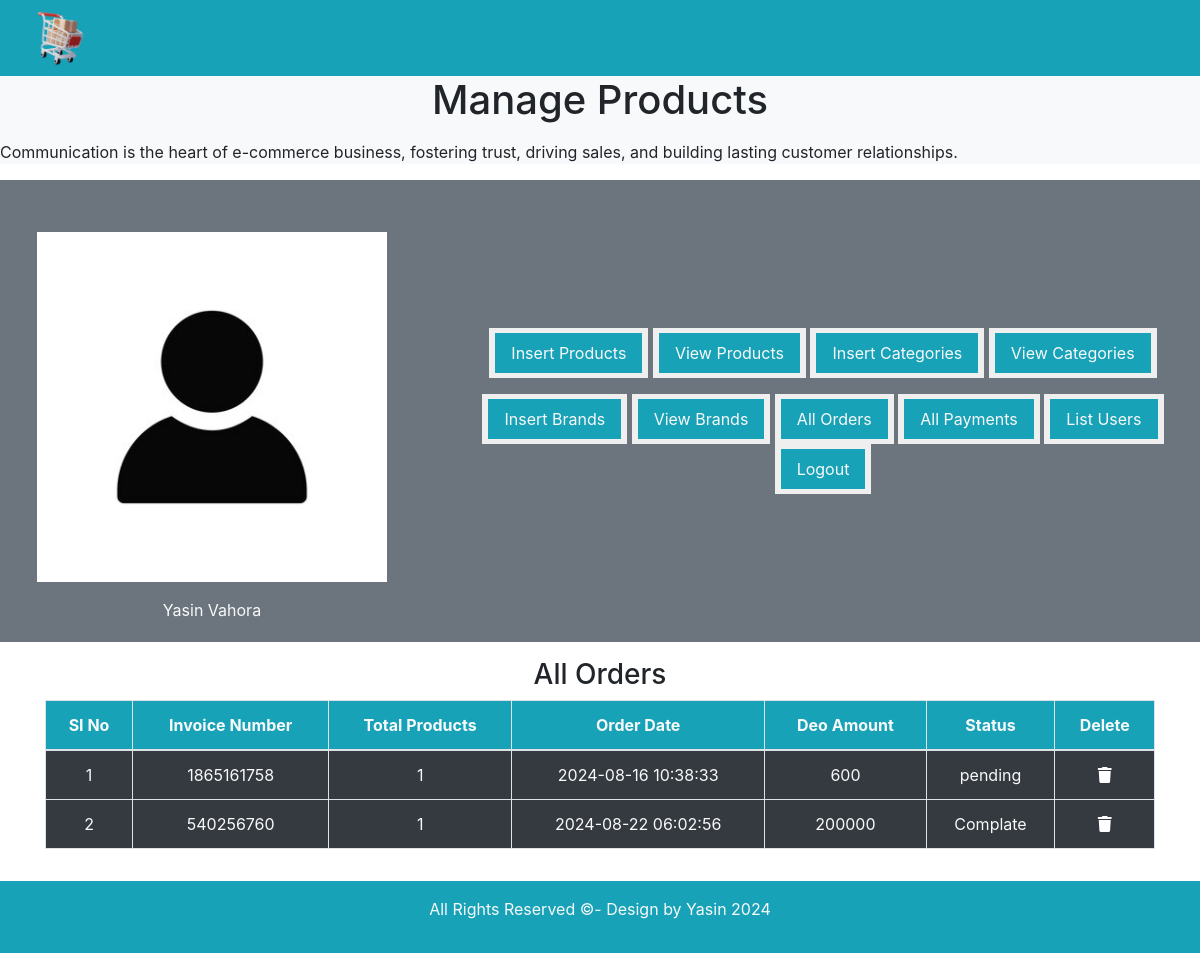
The app's page /admin_area/index.php?all_orders with its own data.
### tables this page shows
CREATE TABLE `user_orders` (
  `order_id` int(11) NOT NULL,
  `user_id` int(11) NOT NULL,
  `amount_due` int(255) NOT NULL,
  `invoice_number` int(255) NOT NULL,
  `total_products` int(255) NOT NULL,
  `order_date` timestamp NOT NULL DEFAULT current_timestamp() ON UPDATE current_timestamp(),
  `order_status` varchar(255) NOT NULL
);

### admin_area/all_orders.php (the view, shortened to what this page needs)
<?php
if (isset($_GET['all_orders'])) {
    $select_query = "SELECT * FROM `user_orders`";
    $result = mysqli_query($con, $select_query);
    $fetch_row = mysqli_num_rows($result);
    echo "<table class='table table-bordered text-nowrap text-center'>
    <thead>
        <tr class='bg-info text-light'>
            <th>SI No</th>
            <th>Invoice Number</th>
            <th>Total Products</th>
            <th>Order Date</th>
            <th>Deo Amount</th>
            <th>Status</th>
            <th>Delete</th>
        </tr>
    </thead>
    <tbody>";
    if ($fetch_row == 0) {
        echo "<h3 class='text-center'>No Products</h3>";
    } else {
        $number = 0;
        while ($row_fetch = mysqli_fetch_assoc($result)) {
            $order_id = $row_fetch['order_id'];
            $amount_due = $row_fetch['amount_due'];
            $invoice_number = $row_fetch['invoice_number'];
            $total_products = $row_fetch['total_products'];
            $order_date = $row_fetch['order_date'];
            $order_status = $row_fetch['order_status'];
            $number++;
            echo "<tr class='bg-dark text-light'>
            <td>$number</td>
            <td>$invoice_number</td>
            <td>$total_products</td>
            <td>$order_date</td>
            <td>$amount_due</td>
            <td>$order_status</td>
            <td><a href='index.php?delete_products=$order_id'><i class='fa-solid fa-trash' style='color: #ffffff;'></i></a></td>
        </tr>";
        }
    }
}
?>
<h3 class="text-center">All Orders</h3>
</tbody>
</table>

### admin_area/index.php (style rules this page uses)
.d-flex { display: flex !important; }

### records on screen
user_orders: invoice_number "1865161758", total_products "1", order_date "2024-08-16 10:38:33", amount_due "600", order_status "pending"
user_orders: invoice_number "540256760", total_products "1", order_date "2024-08-22 06:02:56", amount_due "200000", order_status "Complate"
